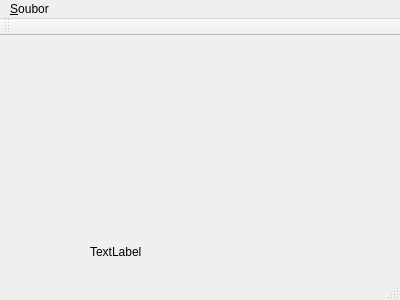
<?xml version="1.0" encoding="UTF-8"?>
<ui version="4.0">
 <class>MainWindow</class>
 <widget class="QMainWindow" name="MainWindow">
  <property name="geometry">
   <rect>
    <x>0</x>
    <y>0</y>
    <width>400</width>
    <height>300</height>
   </rect>
  </property>
  <property name="windowTitle">
   <string>MainWindow</string>
  </property>
  <widget class="QWidget" name="centralWidget">
   <widget class="OpenGlCanvas" name="OGLCanvas" native="true">
    <property name="geometry">
     <rect>
      <x>10</x>
      <y>10</y>
      <width>371</width>
      <height>151</height>
     </rect>
    </property>
   </widget>
   <widget class="QLabel" name="DebugConsole">
    <property name="geometry">
     <rect>
      <x>90</x>
      <y>190</y>
      <width>201</width>
      <height>51</height>
     </rect>
    </property>
    <property name="text">
     <string>TextLabel</string>
    </property>
    <property name="textFormat">
     <enum>Qt::LogText</enum>
    </property>
    <property name="scaledContents">
     <bool>false</bool>
    </property>
    <property name="wordWrap">
     <bool>false</bool>
    </property>
   </widget>
  </widget>
  <widget class="QMenuBar" name="menuBar">
   <property name="geometry">
    <rect>
     <x>0</x>
     <y>0</y>
     <width>400</width>
     <height>21</height>
    </rect>
   </property>
   <widget class="QMenu" name="menu_Soubor">
    <property name="title">
     <string>&amp;Soubor</string>
    </property>
    <addaction name="action_Otevrit"/>
    <addaction name="action_Konec"/>
   </widget>
   <addaction name="menu_Soubor"/>
  </widget>
  <widget class="QToolBar" name="mainToolBar">
   <attribute name="toolBarArea">
    <enum>TopToolBarArea</enum>
   </attribute>
   <attribute name="toolBarBreak">
    <bool>false</bool>
   </attribute>
  </widget>
  <widget class="QStatusBar" name="statusBar"/>
  <action name="action_Otevrit">
   <property name="text">
    <string>&amp;Otevrit</string>
   </property>
  </action>
  <action name="action_Konec">
   <property name="text">
    <string>&amp;Konec</string>
   </property>
   <property name="shortcut">
    <string>Ctrl+Q</string>
   </property>
  </action>
 </widget>
 <layoutdefault spacing="6" margin="11"/>
 <customwidgets>
  <customwidget>
   <class>OpenGlCanvas</class>
   <extends>QWidget</extends>
   <header>openglcanvas.h</header>
   <container>1</container>
  </customwidget>
 </customwidgets>
 <resources/>
 <connections/>
</ui>
